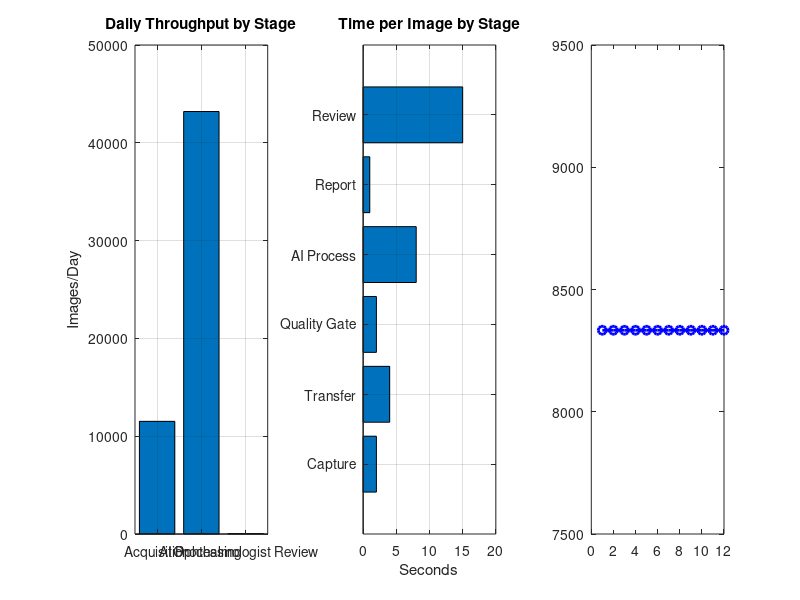

Here is the MATLAB script that generated this plot: (Note: this script raises an error after producing the figure.)
%% SIH26038 - Diabetic Retinopathy Screening Workflow Model
% Simulink-compatible MATLAB script modeling the screening pipeline
% for district-level deployment (100,000+ patients/year)

clear; clc;

%% Configuration
config.acquisition_rate = 30;           % images per hour per camera
config.bandwidth_mbps = 10;             % network bandwidth
config.image_size_mb = 5;               % average image size
config.processing_time_sec = 8;         % AI processing time per image
config.review_capacity_per_day = 50;    % ophthalmologist reviews per day
config.patient_volume_per_year = 100000;
config.work_hours_per_day = 8;
config.work_days_per_year = 250;
config.cameras_per_center = 4;
config.centers = 12;

%% Derived Metrics
images_per_year = config.patient_volume_per_year;
seconds_per_year = config.work_days_per_year * config.work_hours_per_day * 3600;

% Throughput
total_acquisition_rate = config.acquisition_rate * config.cameras_per_center * config.centers;
images_per_day = total_acquisition_rate * config.work_hours_per_day;
processing_capacity_per_day = (config.work_hours_per_day * 3600) / config.processing_time_sec * config.centers;

% Network transfer time
transfer_time_per_image_sec = (config.image_size_mb * 8) / config.bandwidth_mbps;

% Queue analysis
arrival_rate = images_per_day / (config.work_hours_per_day * 3600);  % per second
service_rate = 1 / config.processing_time_sec;
utilization = arrival_rate / service_rate;

% M/M/1 queue approximation for wait time
if utilization < 1
    avg_wait_time_sec = utilization / (service_rate - arrival_rate);
else
    avg_wait_time_sec = Inf;
end

% Ophthalmologist bottleneck
review_bottleneck = images_per_day / config.review_capacity_per_day;

%% Display Results
fprintf('=== SIH26038 Screening Workflow Analysis ===\n\n');
fprintf('Patient Volume:        %d/year\n', config.patient_volume_per_year);
fprintf('Screening Centers:     %d\n', config.centers);
fprintf('Cameras per Center:    %d\n', config.cameras_per_center);
fprintf('Total Acquisition:     %d images/day\n', images_per_day);
fprintf('AI Processing Cap:     %d images/day\n', floor(processing_capacity_per_day));
fprintf('Network Transfer:      %.2f sec/image\n', transfer_time_per_image_sec);
fprintf('System Utilization:    %.2f%%\n', utilization * 100);
fprintf('Avg Queue Wait:        %.2f seconds\n', avg_wait_time_sec);
fprintf('Review Bottleneck:     %.2fx capacity needed\n', review_bottleneck);

%% Plots
figure('Position', [100 100 1200 400]);

subplot(1,3,1);
bar([images_per_day, processing_capacity_per_day, config.review_capacity_per_day]);
set(gca, 'XTickLabel', {'Acquisition', 'AI Processing', 'Ophthalmologist Review'});
ylabel('Images/Day');
title('Daily Throughput by Stage');
grid on;

subplot(1,3,2);
stages = {'Capture', 'Transfer', 'Quality Gate', 'AI Process', 'Report', 'Review'};
times = [60/config.acquisition_rate, transfer_time_per_image_sec, 2, ...
         config.processing_time_sec, 1, 15];
barh(times);
set(gca, 'YTickLabel', stages);
xlabel('Seconds');
title('Time per Image by Stage');
grid on;

subplot(1,3,3);
months = 1:12;
monthly_volume = config.patient_volume_per_year / 12 * ones(1,12);
plot(months, monthly_volume, 'b-o', 'LineWidth', 2);
hold on;
yline(config.review_capacity_per_day * config.work_days_per_year / 12, 'r--', 'Review Capacity');
xlabel('Month');
ylabel('Patients');
title('Monthly Volume vs Capacity');
grid on;
legend('Patient Volume', 'Review Capacity');

sgtitle('SIH26038 District-Level DR Screening Workflow');

%% Save
saveas(gcf, 'screening_workflow_analysis.png');
fprintf('\nPlot saved to screening_workflow_analysis.png\n');
